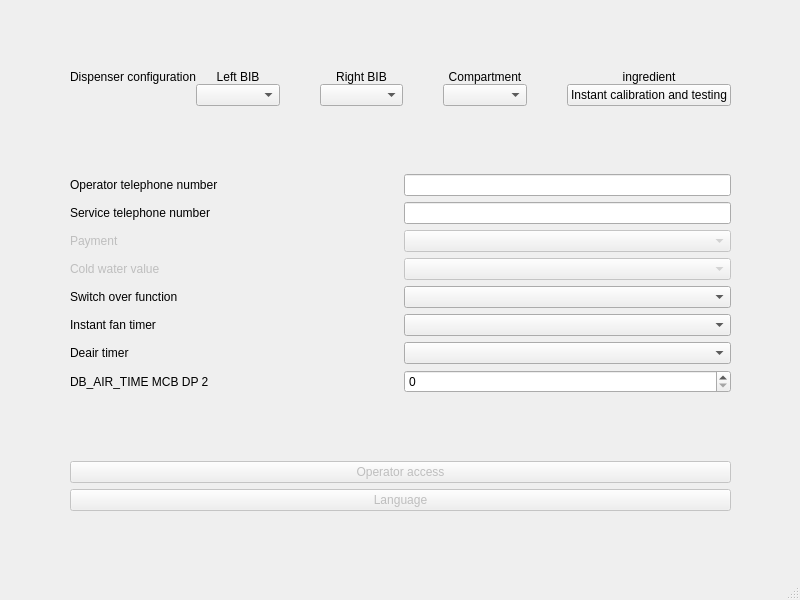
<?xml version="1.0" encoding="UTF-8"?>
<ui version="4.0">
 <class>WBSDGeneralWindow</class>
 <widget class="QMainWindow" name="WBSDGeneralWindow">
  <property name="geometry">
   <rect>
    <x>0</x>
    <y>0</y>
    <width>800</width>
    <height>600</height>
   </rect>
  </property>
  <property name="windowTitle">
   <string>General settings</string>
  </property>
  <widget class="QWidget" name="centralwidget">
   <widget class="QWidget" name="verticalLayoutWidget_2">
    <property name="geometry">
     <rect>
      <x>20</x>
      <y>20</y>
      <width>761</width>
      <height>491</height>
     </rect>
    </property>
    <layout class="QVBoxLayout" name="verticalLayout_2" stretch="1,1,4,1,1">
     <property name="leftMargin">
      <number>50</number>
     </property>
     <property name="topMargin">
      <number>50</number>
     </property>
     <property name="rightMargin">
      <number>50</number>
     </property>
     <item>
      <layout class="QGridLayout" name="gridLayout">
       <property name="spacing">
        <number>0</number>
       </property>
       <item row="1" column="7">
        <widget class="QPushButton" name="btn_instant">
         <property name="text">
          <string>Instant calibration and testing</string>
         </property>
        </widget>
       </item>
       <item row="0" column="0">
        <widget class="QLabel" name="label">
         <property name="sizePolicy">
          <sizepolicy hsizetype="Preferred" vsizetype="Fixed">
           <horstretch>0</horstretch>
           <verstretch>0</verstretch>
          </sizepolicy>
         </property>
         <property name="text">
          <string>Dispenser configuration</string>
         </property>
         <property name="alignment">
          <set>Qt::AlignCenter</set>
         </property>
        </widget>
       </item>
       <item row="1" column="3">
        <widget class="QComboBox" name="rightBIB"/>
       </item>
       <item row="0" column="5">
        <widget class="QLabel" name="label_19">
         <property name="text">
          <string>Compartment</string>
         </property>
         <property name="alignment">
          <set>Qt::AlignCenter</set>
         </property>
        </widget>
       </item>
       <item row="1" column="5">
        <widget class="QComboBox" name="instantCoffee"/>
       </item>
       <item row="0" column="1">
        <widget class="QLabel" name="label_17">
         <property name="sizePolicy">
          <sizepolicy hsizetype="Preferred" vsizetype="Preferred">
           <horstretch>0</horstretch>
           <verstretch>0</verstretch>
          </sizepolicy>
         </property>
         <property name="text">
          <string>Left BIB</string>
         </property>
         <property name="alignment">
          <set>Qt::AlignCenter</set>
         </property>
        </widget>
       </item>
       <item row="0" column="3">
        <widget class="QLabel" name="label_18">
         <property name="layoutDirection">
          <enum>Qt::LeftToRight</enum>
         </property>
         <property name="text">
          <string>Right BIB</string>
         </property>
         <property name="alignment">
          <set>Qt::AlignCenter</set>
         </property>
        </widget>
       </item>
       <item row="1" column="1">
        <widget class="QComboBox" name="leftBIB"/>
       </item>
       <item row="1" column="2">
        <spacer name="horizontalSpacer">
         <property name="orientation">
          <enum>Qt::Horizontal</enum>
         </property>
         <property name="sizeType">
          <enum>QSizePolicy::Fixed</enum>
         </property>
         <property name="sizeHint" stdset="0">
          <size>
           <width>40</width>
           <height>20</height>
          </size>
         </property>
        </spacer>
       </item>
       <item row="1" column="4">
        <spacer name="horizontalSpacer_2">
         <property name="orientation">
          <enum>Qt::Horizontal</enum>
         </property>
         <property name="sizeType">
          <enum>QSizePolicy::Fixed</enum>
         </property>
         <property name="sizeHint" stdset="0">
          <size>
           <width>40</width>
           <height>20</height>
          </size>
         </property>
        </spacer>
       </item>
       <item row="1" column="6">
        <spacer name="horizontalSpacer_3">
         <property name="orientation">
          <enum>Qt::Horizontal</enum>
         </property>
         <property name="sizeType">
          <enum>QSizePolicy::Fixed</enum>
         </property>
         <property name="sizeHint" stdset="0">
          <size>
           <width>40</width>
           <height>20</height>
          </size>
         </property>
        </spacer>
       </item>
       <item row="0" column="7">
        <widget class="QLabel" name="lbl_instant">
         <property name="text">
          <string>ingredient</string>
         </property>
         <property name="alignment">
          <set>Qt::AlignCenter</set>
         </property>
        </widget>
       </item>
      </layout>
     </item>
     <item>
      <spacer name="verticalSpacer">
       <property name="orientation">
        <enum>Qt::Vertical</enum>
       </property>
       <property name="sizeType">
        <enum>QSizePolicy::Expanding</enum>
       </property>
       <property name="sizeHint" stdset="0">
        <size>
         <width>20</width>
         <height>40</height>
        </size>
       </property>
      </spacer>
     </item>
     <item>
      <layout class="QGridLayout" name="gridLayout_2">
       <item row="5" column="1">
        <widget class="QComboBox" name="switchOver">
         <property name="enabled">
          <bool>true</bool>
         </property>
        </widget>
       </item>
       <item row="5" column="0">
        <widget class="QLabel" name="label_8">
         <property name="enabled">
          <bool>true</bool>
         </property>
         <property name="text">
          <string>Switch over function</string>
         </property>
        </widget>
       </item>
       <item row="3" column="0">
        <widget class="QLabel" name="label_6">
         <property name="enabled">
          <bool>false</bool>
         </property>
         <property name="text">
          <string>Payment</string>
         </property>
        </widget>
       </item>
       <item row="4" column="1">
        <widget class="QComboBox" name="comboBox_5">
         <property name="enabled">
          <bool>false</bool>
         </property>
        </widget>
       </item>
       <item row="1" column="0">
        <widget class="QLabel" name="label_3">
         <property name="text">
          <string>Operator telephone number</string>
         </property>
        </widget>
       </item>
       <item row="3" column="1">
        <widget class="QComboBox" name="paymentOpt">
         <property name="enabled">
          <bool>false</bool>
         </property>
        </widget>
       </item>
       <item row="4" column="0">
        <widget class="QLabel" name="label_7">
         <property name="enabled">
          <bool>false</bool>
         </property>
         <property name="text">
          <string>Cold water value</string>
         </property>
        </widget>
       </item>
       <item row="2" column="1">
        <widget class="QLineEdit" name="phoneServ">
         <property name="sizePolicy">
          <sizepolicy hsizetype="Preferred" vsizetype="Fixed">
           <horstretch>0</horstretch>
           <verstretch>0</verstretch>
          </sizepolicy>
         </property>
         <property name="text">
          <string/>
         </property>
        </widget>
       </item>
       <item row="2" column="0">
        <widget class="QLabel" name="label_4">
         <property name="text">
          <string>Service telephone number</string>
         </property>
        </widget>
       </item>
       <item row="1" column="1">
        <widget class="QLineEdit" name="phoneOper">
         <property name="sizePolicy">
          <sizepolicy hsizetype="Preferred" vsizetype="Fixed">
           <horstretch>0</horstretch>
           <verstretch>0</verstretch>
          </sizepolicy>
         </property>
         <property name="toolTip">
          <string/>
         </property>
         <property name="text">
          <string/>
         </property>
        </widget>
       </item>
       <item row="7" column="0">
        <widget class="QLabel" name="label_5">
         <property name="text">
          <string>Deair timer</string>
         </property>
        </widget>
       </item>
       <item row="6" column="1">
        <widget class="QComboBox" name="instantFan">
         <property name="enabled">
          <bool>true</bool>
         </property>
        </widget>
       </item>
       <item row="7" column="1">
        <widget class="QComboBox" name="deairTimer">
         <property name="enabled">
          <bool>true</bool>
         </property>
        </widget>
       </item>
       <item row="6" column="0">
        <widget class="QLabel" name="label_2">
         <property name="text">
          <string>Instant fan timer</string>
         </property>
        </widget>
       </item>
       <item row="8" column="0">
        <widget class="QLabel" name="label_9">
         <property name="text">
          <string>DB_AIR_TIME MCB DP 2</string>
         </property>
        </widget>
       </item>
       <item row="8" column="1">
        <widget class="QSpinBox" name="sp_test">
         <property name="maximum">
          <number>65535</number>
         </property>
         <property name="singleStep">
          <number>50</number>
         </property>
        </widget>
       </item>
      </layout>
     </item>
     <item>
      <spacer name="verticalSpacer_2">
       <property name="orientation">
        <enum>Qt::Vertical</enum>
       </property>
       <property name="sizeType">
        <enum>QSizePolicy::Expanding</enum>
       </property>
       <property name="sizeHint" stdset="0">
        <size>
         <width>20</width>
         <height>40</height>
        </size>
       </property>
      </spacer>
     </item>
     <item>
      <layout class="QVBoxLayout" name="verticalLayout">
       <item>
        <widget class="QPushButton" name="operatorAccess">
         <property name="enabled">
          <bool>false</bool>
         </property>
         <property name="text">
          <string>Operator access</string>
         </property>
        </widget>
       </item>
       <item>
        <widget class="QPushButton" name="languages">
         <property name="enabled">
          <bool>false</bool>
         </property>
         <property name="text">
          <string>Language</string>
         </property>
        </widget>
       </item>
      </layout>
     </item>
    </layout>
   </widget>
  </widget>
  <widget class="QMenuBar" name="menubar">
   <property name="geometry">
    <rect>
     <x>0</x>
     <y>0</y>
     <width>800</width>
     <height>21</height>
    </rect>
   </property>
  </widget>
  <widget class="QStatusBar" name="statusbar"/>
 </widget>
 <tabstops>
  <tabstop>leftBIB</tabstop>
  <tabstop>rightBIB</tabstop>
  <tabstop>instantCoffee</tabstop>
  <tabstop>operatorAccess</tabstop>
  <tabstop>languages</tabstop>
  <tabstop>phoneOper</tabstop>
  <tabstop>phoneServ</tabstop>
  <tabstop>paymentOpt</tabstop>
  <tabstop>comboBox_5</tabstop>
  <tabstop>switchOver</tabstop>
 </tabstops>
 <resources/>
 <connections/>
</ui>
